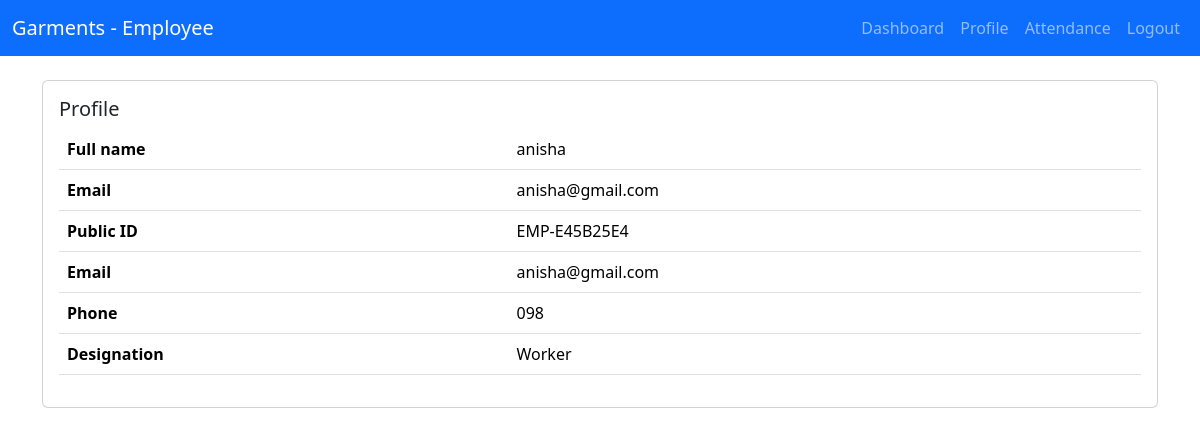
The page /profile/ (signed in) on the database its author committed.
### fms/models.py (models this page shows, shortened)
class EmployeeProfile(models.Model):
    employee = models.ForeignKey(
        Employee,
        on_delete=models.CASCADE
    )
    user = models.OneToOneField(
        User,
        on_delete=models.CASCADE,
        related_name='profile'
    )
    public_id = models.CharField(
        max_length=12,
        unique=True,
        editable=False
    )
    phone = models.CharField(
        max_length=20,
        blank=True
    )
    designation = models.CharField(
        max_length=100,
        blank=True
    )

class Employee(models.Model):
    sl = models.AutoField(primary_key=True, auto_created=True)
    name = models.CharField(max_length=20)
    email = models.EmailField(max_length=20)
    position = models.CharField(max_length=10, default='Worker')
    phone = models.IntegerField()
    salary = models.IntegerField(default=10000)
    password = models.CharField(max_length=128, null=True, blank=True)
    bonus_percentage = models.DecimalField(
        max_digits=5,
        decimal_places=2,
        default=0
    )

### fms/views.py (the view)
@login_required
def profile_view(request):
    profile, _ = EmployeeProfile.objects.get_or_create(
        user=request.user
    )
    return render(
        request,
        'profile.html',
        {
            'profile': profile
        }
    )

### fms/templates/profile.html (shortened to what this page needs)
<!DOCTYPE html>
<html lang="en">
<head>
</head>
<body>
  {% extends 'base.html' %}
  {% block content %}
  <div class="card">
    <div class="card-body">
      <h5>Profile</h5>
      <table class="table">
        <tr><th>Full name</th><td>{{ profile.employee.name }}</td></tr>
        <tr><th>Email</th><td>{{ profile.user.username }}</td></tr>
        <tr><th>Public ID</th><td>{{ profile.public_id }}</td></tr>
        <tr><th>Email</th><td>{{ profile.user.email }}</td></tr>
        <tr><th>Phone</th><td>{{ profile.phone }}</td></tr>
        <tr><th>Designation</th><td>{{ profile.designation }}</td></tr>
      </table>
    </div>
  </div>
  {% endblock %}

### rows shown on the page
EmployeeProfile: employee.name "anisha", user.username "anisha@gmail.com", public_id "EMP-E45B25E4", user.email "anisha@gmail.com", phone "098", designation "Worker"
